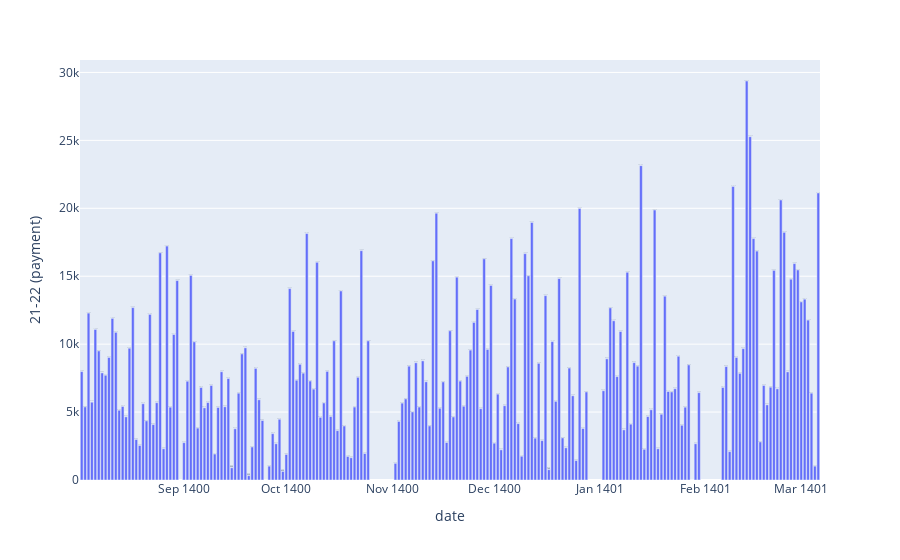
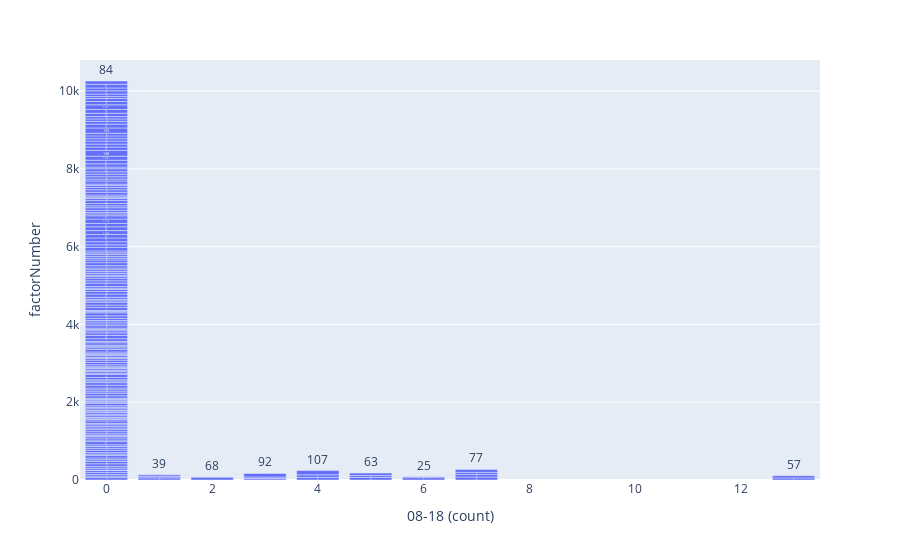

The notebook cell these images were saved under, in order:
### Code cell
fig = px.bar(food_df, x='date', y='21-22 (payment)',  text='21-22 (payment)')
fig.show()
fig2 = px.bar(food_df, x='08-18 (count)', y='factorNumber', text='factorNumber')
fig2.show()

### Figure 1 — Plotly figure (JSON) as saved in the notebook; plotly's stock layout.template omitted (floating-point values rounded to 4 significant figures; data arrays with more than 128 entries replaced by an {"elided": "..."} marker saying what was removed)
{"data": [{"alignmentgroup": "True", "hovertemplate": "date=%{x}<br>21-22 (payment)=%{text}<extra></extra>", "legendgroup": "", "marker": {"color": "#636efa", "pattern": {"shape": ""}}, "name": "", "offsetgroup": "", "orientation": "v", "showlegend": false, "text": {"elided": "205 int values"}, "textposition": "auto", "type": "bar", "x": {"elided": "205 str values"}, "xaxis": "x", "y": {"elided": "205 int values"}, "yaxis": "y"}], "layout": {"barmode": "relative", "legend": {"tracegroupgap": 0}, "margin": {"t": 60}, "xaxis": {"anchor": "y", "domain": [0, 1], "title": {"text": "date"}}, "yaxis": {"anchor": "x", "domain": [0, 1], "title": {"text": "21-22 (payment)"}}}}

### Figure 2 — Plotly figure (JSON) as saved in the notebook; plotly's stock layout.template omitted (floating-point values rounded to 4 significant figures; data arrays with more than 128 entries replaced by an {"elided": "..."} marker saying what was removed)
{"data": [{"alignmentgroup": "True", "hovertemplate": "08-18 (count)=%{x}<br>factorNumber=%{text}<extra></extra>", "legendgroup": "", "marker": {"color": "#636efa", "pattern": {"shape": ""}}, "name": "", "offsetgroup": "", "orientation": "v", "showlegend": false, "text": {"elided": "205 int values"}, "textposition": "auto", "type": "bar", "x": {"elided": "205 int values"}, "xaxis": "x", "y": {"elided": "205 int values"}, "yaxis": "y"}], "layout": {"barmode": "relative", "legend": {"tracegroupgap": 0}, "margin": {"t": 60}, "xaxis": {"anchor": "y", "domain": [0, 1], "title": {"text": "08-18 (count)"}}, "yaxis": {"anchor": "x", "domain": [0, 1], "title": {"text": "factorNumber"}}}}
